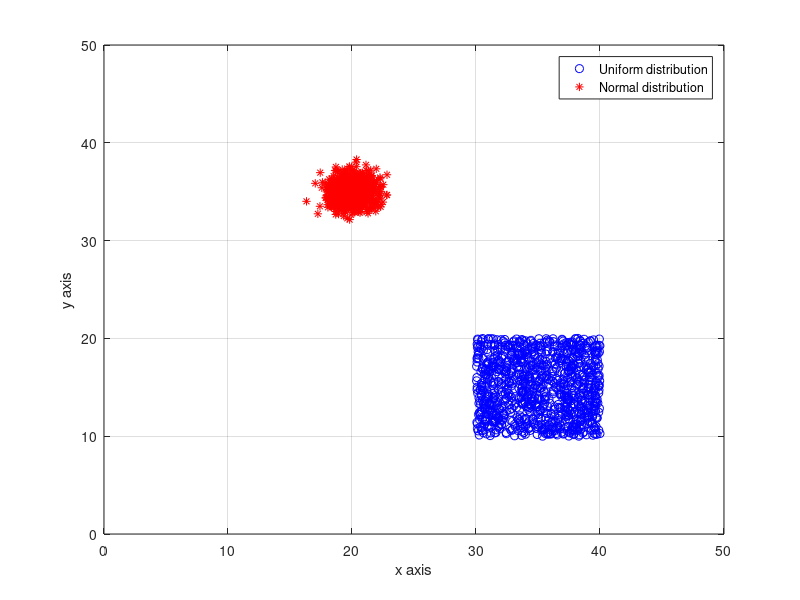

Source code (MATLAB):
%plots uniformaly distributed & normally distributed in 2 dimensions 
%in uniformaly distributed, plot the points, as blue circle as the
%mentioned range
%in normally distributed, plot the point, as red circle as mentioned range
xmin = 30;
xmax = 40;
ymin = 10;
ymax = 20;
xticks=0:10:50;
yticks=0:5:50;

close all

x = (xmax-xmin)*rand(1,1000)+xmin;
y = (ymax-ymin)*rand(1,1000)+ymin;
plot(x,y,'bo');

xmin = 0;
xmax = 50;
ymin = 0;
ymax = 50;
axis([xmin xmax ymin ymax])

xlabel('x axis')
ylabel('y axis')

grid on
hold on 

x_mean = 20;
y_mean = 35;
variance = 1;
x = variance*randn(1,1000)+x_mean;
y = variance*randn(1,1000)+y_mean;
plot(x,y,'r*');

legend('Uniform distribution','Normal distribution')
hold off
